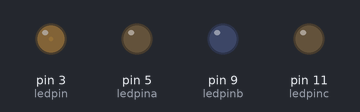
A sketch run on a simulated Arduino Uno, built with avr-gcc and run on an emulated ATmega328P. Shown: output pins drawn as LEDs (lit = HIGH).

Above: at 0.05 s.
At 2.45 s:
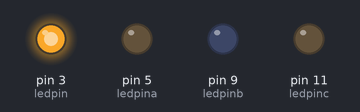
At 4.95 s:
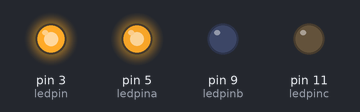
At 9.95 s:
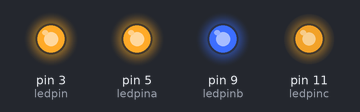
At 14.95 s:
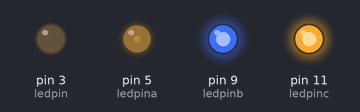
At 19.95 s:
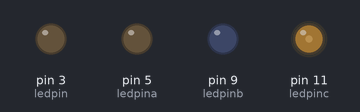
Timing chart, 0 to 26.7 s (numbered marks = the images above):
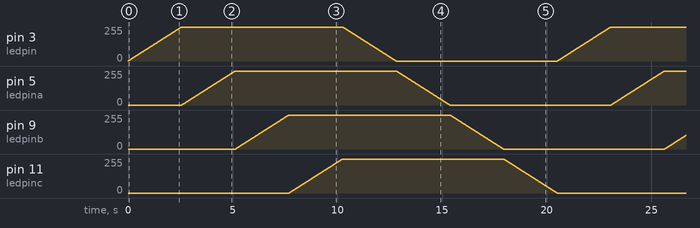

The sketch:

DAY4_LED_FADDING_PWM.ino
```cpp
int ledpin = 3;
int ledpina = 5;
int ledpinb = 9;
int ledpinc = 11;

void setup() {
  pinMode(ledpin,OUTPUT);

}

void loop() {
  for(int brightness = 0; brightness <= 255; brightness++){
    analogWrite(ledpin,brightness);
    delay(10);
  }

  for(int brightness = 0; brightness <= 255; brightness++){
    analogWrite(ledpina,brightness);
    delay(10);
  }

  for(int brightness = 0; brightness <= 255; brightness++){
    analogWrite(ledpinb,brightness);
    delay(10);
  }

  for(int brightness = 0; brightness <= 255; brightness++){
    analogWrite(ledpinc,brightness);
    delay(10);
  }

  for(int brightness = 255; brightness >= 0; brightness--){
    analogWrite(ledpin,brightness);
    delay(10);
  }


  for(int brightness = 255; brightness >= 0; brightness--){
    analogWrite(ledpina,brightness);
    delay(10);
  }


  for(int brightness = 255; brightness >= 0; brightness--){
    analogWrite(ledpinb,brightness);
    delay(10);
  }


  for(int brightness = 255; brightness >= 0; brightness--){
    analogWrite(ledpinc,brightness);
    delay(10);
  }
}
```
